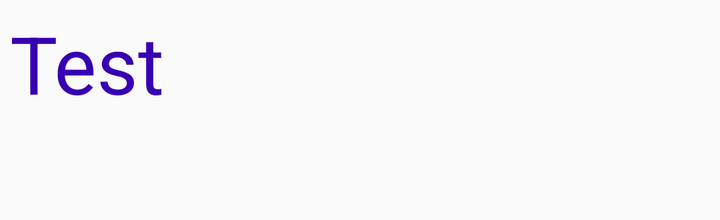
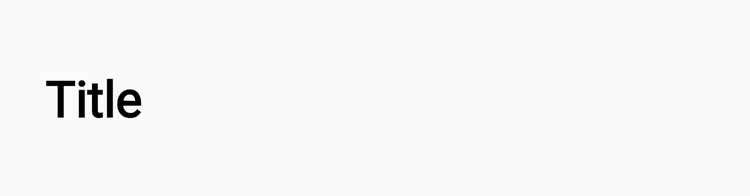

Compare how this app lays out the same screen by default and in its alternative resource folder. The renders come first, then the two layout files and the values they reference.
<!-- AndroidManifest.xml: application theme Theme.AppCompat.Light.NoActionBar -->
<!-- res/layout/rv_admin_main_option_row.xml -->
<?xml version="1.0" encoding="utf-8"?>
<LinearLayout
    xmlns:android="http://schemas.android.com/apk/res/android"
    xmlns:app="http://schemas.android.com/apk/res-auto"
    android:layout_width="match_parent"
    android:layout_height="wrap_content"
    android:layout_margin="5dp"
    android:orientation="horizontal">

    <TextView
        android:id="@+id/admin_main_page_rv_textview_name"
        android:layout_width="wrap_content"
        android:layout_height="100dp"
        android:textSize="40sp"
        android:textColor="@color/design_default_color_primary_dark"
        android:text="Test"
        >

    </TextView>


</LinearLayout>
<!-- resources referenced by this layout -->
<resources>

</resources>
<!-- res/layout-sw600dp/rv_admin_main_option_row.xml (the repository's variant of the layout above) -->
<!-- drawn on a 7-inch tablet held upright -->
<?xml version="1.0" encoding="utf-8"?>
<androidx.constraintlayout.widget.ConstraintLayout
    xmlns:android="http://schemas.android.com/apk/res/android"
    xmlns:app="http://schemas.android.com/apk/res-auto"
    xmlns:tools="http://schemas.android.com/tools"
    android:layout_width="match_parent"
    android:layout_height="wrap_content"
    android:background="@drawable/button_selector"
    android:elevation="20dp"
    android:layout_margin="20dp"
    android:orientation="horizontal">

    <TextView
        android:id="@+id/admin_main_page_rv_textview_name"
        android:layout_width="wrap_content"
        android:layout_height="wrap_content"
        android:layout_marginStart="16dp"
        android:layout_marginTop="32dp"
        android:layout_marginBottom="32dp"
        android:fontFamily="@font/open_sans"
        android:text="Title"
        android:textColor="@color/on_primary"
        android:textSize="40sp"
        android:textStyle="bold"
        app:layout_constraintBottom_toBottomOf="parent"
        app:layout_constraintStart_toStartOf="parent"
        app:layout_constraintTop_toTopOf="parent" />

</androidx.constraintlayout.widget.ConstraintLayout>
<!-- resources referenced by the variant -->
<!-- as a 7-inch tablet held upright resolves them -->
<resources>
  <color name="on_primary">#000000</color>
</resources>
